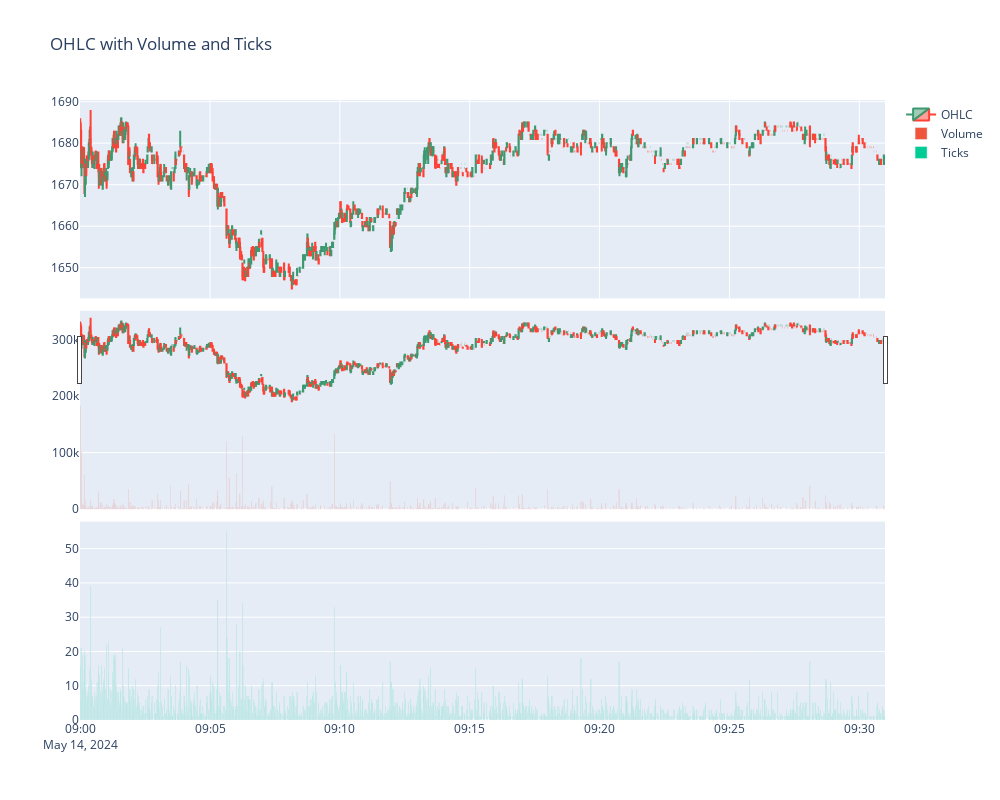

The cell this chart's notebook holds for it:
### Code cell
import plotly.graph_objects as go
from plotly.subplots import make_subplots

dfs = dfs[:'2024-05-14 09:30']


# ローソク足チャートの作成
fig = make_subplots(rows=3, cols=1, shared_xaxes=True, vertical_spacing=0.02)

fig.add_trace(go.Candlestick(x=dfs.index,
                             open=dfs['open'],
                             high=dfs['high'],
                             low=dfs['low'],
                             close=dfs['close'],
                             name='OHLC'),
              row=1, col=1)

# 出来高のヒストグラムの作成
fig.add_trace(go.Bar(x=dfs.index, y=dfs['volume'], name='Volume'),
              row=2, col=1)

# tick数のヒストグラムの作成
fig.add_trace(go.Bar(x=dfs.index, y=dfs['ticks'], name='Ticks'),
              row=3, col=1)

# レイアウトの設定
fig.update_layout(height=800, width=1000, title_text="OHLC with Volume and Ticks")

# チャートの表示
fig.show()

### Figure 1 — Plotly figure (JSON) as saved in the notebook; plotly's stock layout.template omitted (floating-point values rounded to 4 significant figures; data arrays with more than 128 entries replaced by an {"elided": "..."} marker saying what was removed)
{"data": [{"close": {"elided": "1860 int values"}, "high": {"elided": "1860 int values"}, "low": {"elided": "1860 int values"}, "name": "OHLC", "open": {"elided": "1860 int values"}, "type": "candlestick", "x": {"elided": "1860 str values"}, "xaxis": "x", "yaxis": "y"}, {"name": "Volume", "type": "bar", "x": {"elided": "1860 str values"}, "xaxis": "x2", "y": {"elided": "1860 int values"}, "yaxis": "y2"}, {"name": "Ticks", "type": "bar", "x": {"elided": "1860 str values"}, "xaxis": "x3", "y": {"elided": "1860 int values"}, "yaxis": "y3"}], "layout": {"height": 800, "title": {"text": "OHLC with Volume and Ticks"}, "width": 1000, "xaxis": {"anchor": "y", "domain": [0, 1], "matches": "x3", "showticklabels": false}, "xaxis2": {"anchor": "y2", "domain": [0, 1], "matches": "x3", "showticklabels": false}, "xaxis3": {"anchor": "y3", "domain": [0, 1]}, "yaxis": {"anchor": "x", "domain": [0.68, 1]}, "yaxis2": {"anchor": "x2", "domain": [0.34, 0.66]}, "yaxis3": {"anchor": "x3", "domain": [0, 0.32]}}}
